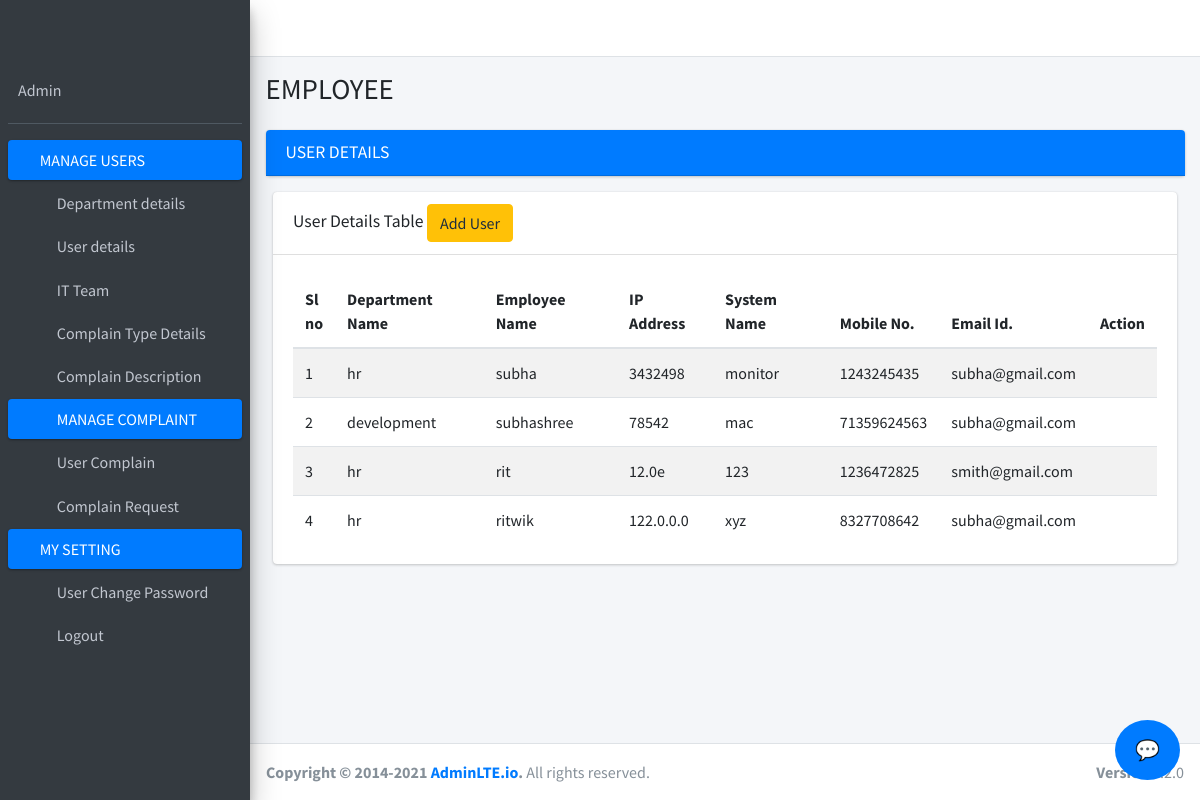
Screenshot of /user_details with the database file from the repository.
### admin_support/models.py (models this page shows, shortened)
class UserDetails(models.Model):
    user_id = models.AutoField(primary_key=True)
    dept = models.ForeignKey(DepartmentDetails, on_delete=models.CASCADE, null=True, blank=True)
    username = models.CharField(max_length=150, null=True, blank=True)
    user_ip = models.GenericIPAddressField(null=True, blank=True)
    system_name = models.CharField(max_length=100, null=True, blank=True)
    mobile = models.CharField(max_length=15, null=True, blank=True)
    email_id = models.EmailField(max_length=255, null=True, blank=True)

class DepartmentDetails(models.Model):
    STATUS_CHOICES = (
        ('Active', 'Active'),
        ('Inactive', 'Inactive'),
    )
    dept_id = models.AutoField(primary_key=True)
    department = models.CharField(max_length=100, null=True, blank=True)
    department_status = models.CharField(max_length=10, choices=STATUS_CHOICES, default='Active', null=True, blank=True)

### admin_support/views.py (the view)
# urls.py: path('user_details', views.user_details, name='user_details'),
def user_details(request):
     context = ({
     'users' : UserDetails.objects.all()
     })
     return render(request,'user_details.html',context)

### admin_support/templates/user_details.html (shortened to what this page needs)
{% load static %}
<!DOCTYPE html>
<html lang="en">
<head>
  {% include 'link.html' %}
</head>
<body class="hold-transition light-mode sidebar-mini layout-fixed layout-navbar-fixed layout-footer-fixed">
<div class="wrapper">
{% include 'base.html' %}
<div class="content-wrapper">
  <div class="content-header">
    <div class="container-fluid">
      <div class="row mb-2">
        <div class="col-sm-6">
          <h1 class="m-0">EMPLOYEE</h1>
        </div>
      </div>
    </div>
  </div>
  <section class="content">
    <div class="container-fluid">
      <div class="row">
        <div class="col-md-12">
          <div class="card card-primary">
            <div class="card-header">
              <h3 class="card-title">USER DETAILS</h3>
            </div>
          </div>
         <section class="content">
      <div class="container-fluid">
        <div class="row">
          <div class="col-md-12">
            <div class="card">
              <div class="card-header">
                <h3 class="card-title">User Details Table
                  <a href="{% url 'add_user' %}" class="btn btn-warning">Add User</a>
                </h3>
              </div>
              <div class="card-body">
                <table class="table table-striped">
                  <thead>
                    <tr>
                      <th style="width: 10px">Sl no</th>
                      <th>Department Name</th>
                      <th>Employee Name</th>
                        <th>IP Address</th>
                        <th>System Name</th>
                        <th>Mobile No.</th>
                        <th>Email Id.</th>
                      <th style="width: 40px">Action</th>
                    </tr>
                  </thead>
                  <tbody>
                   {% for user in users %}
                      <tr>
                        <td>{{ forloop.counter }}</td>
                        <td>{{ user.dept.department }}</td>
                        <td>{{ user.username }}</td>
                        <td>{{ user.user_ip }}</td>
                        <td>{{ user.system_name }}</td>
                        <td>{{ user.mobile }}</td>
                        <td>{{ user.email_id }}</td>
                        <td>
                          <a href="{% url 'edit_user' user.user_id %}"><i class="fa fa-edit"></i></a>
                          <a href="{% url 'delete_user' user.user_id %}" onclick="return confirm('Are you sure you want to delete this user?')">
                            <i class="fa fa-trash"></i>
                          </a>
                        </td>
                      </tr>
                    {% endfor %}
                  </tbody>
                </table>
              </div>
            </div></div></div></div></section>
      </div>
        </div>
    </div>
  </section>
</div>
</div>
 {% include 'footer.html' %}
 {% include 'scriptfile.html' %}
<div id="chat-btn">💬</div>
</body>
</html>

### admin_support/templates/user_details.html (style rules this page uses)
#chat-btn { position: fixed; bottom: 20px; right: 20px; background: #007bff; color: white; padding: 15px 20px; border-radius: 50%; cursor: pointer; font-size: 20px; z-index: 9999; }

### rows the page displays
UserDetails: dept.department "hr", username "subha", user_ip "3432498", system_name "monitor", mobile "1243245435", email_id "subha@gmail.com"
UserDetails: dept.department "development", username "subhashree", user_ip "78542", system_name "mac", mobile "71359624563", email_id "subha@gmail.com"
UserDetails: dept.department "hr", username "rit", user_ip "12.0e", system_name "123", mobile "1236472825", email_id "smith@gmail.com"
UserDetails: dept.department "hr", username "ritwik", user_ip "122.0.0.0", system_name "xyz", mobile "8327708642", email_id "subha@gmail.com"
